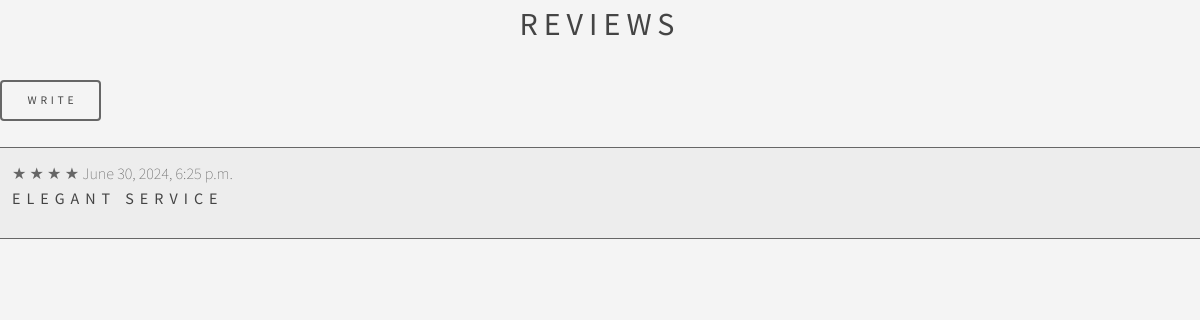
The page /reviews.html on the database as committed earlier.
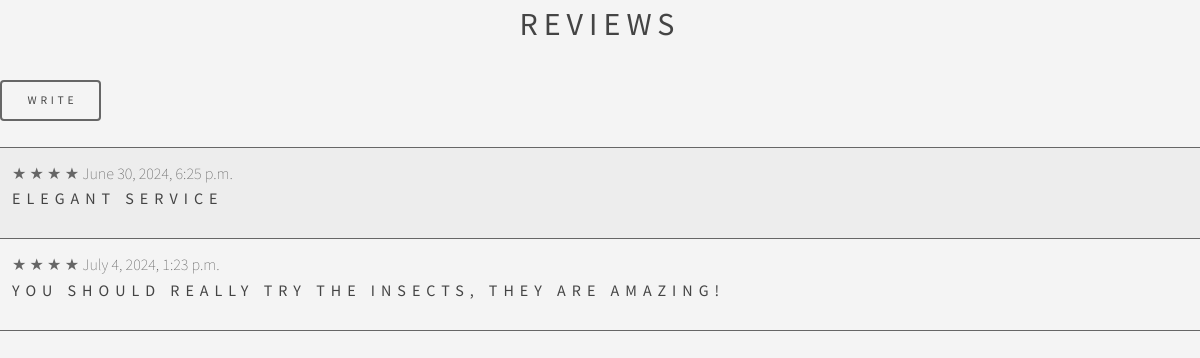
The same page on the database as committed later.
### restaurant/models.py (models this page shows, shortened)
class review(models.Model):
    text = models.CharField(max_length=200)
    pub_date = models.DateTimeField("date published")
    stars = models.IntegerField(default=0, validators=[MinValueValidator(0), MaxValueValidator(5)])

### restaurant/views.py (the view)
# urls.py: path("reviews.html", views.reviews_index, name="reviews"),
def reviews_index(request):
    reviews = review.objects.all()
    context = {'reviews': reviews}
    template = loader.get_template("reviews.html")
    return HttpResponse(template.render(context,request))

### restaurant/templates/reviews.html (shortened to what this page needs)
<!DOCTYPE html>
<html>
  <head>
    {% load static %}
    <link rel="stylesheet" href="{% static 'assets/css/main.css' %}">
  </head>
  <body>
    <header>
        <h1 class="align-center">Reviews</h1>
    </header>
    <main>
    <a  class="button" href="write_reviews.html">Write</a>
    <br></br>
        {% if reviews %}
            <table>
            {% for review in reviews %}
            <tr>
                <td>
                    {% for i in "x"|rjust:review.stars %}
                        <span>&#9733;</span>
                    {% endfor %}
                    <span id="date">{{ review.pub_date}}</span>
                    <h4>{{ review.text }}</h4>
                </td>
            </tr>
            {% endfor %}
            </table>
        {% else %}
            <p>No Reviews Yet!</p>
        {% endif %}
    </main>
  </body>
</html>

### restaurant/static/assets/css/main.css (style rules this page uses)
html, body, div, span, applet, object, iframe, h1, h2, h3, h4, h5, h6, p, blockquote, pre, a, abbr, acronym, address, big, cite, code, del, dfn, em, img, ins, kbd, q, s, samp, small, strike, strong, sub, sup, tt, var, b, u, i, center, dl, dt, dd, ol, ul, li, fieldset, form, label, legend, table, caption, tbody, tfoot, thead, tr, th, td, article, aside, canvas, details, embed, figure, figcaption, footer, header, hgroup, menu, nav, output, ruby, section, summary, time, mark, audio, video { margin: 0; padding: 0; border: 0; font-size: 100%; font: inherit; vertical-align: baseline; }
article, aside, details, figcaption, figure, footer, header, hgroup, menu, nav, section { display: block; }
body { line-height: 1; }
table { border-collapse: collapse; border-spacing: 0; }
body { -webkit-text-size-adjust: none; }
*, *:before, *:after { -moz-box-sizing: border-box; -webkit-box-sizing: border-box; box-sizing: border-box; }
body { -ms-overflow-style: scrollbar; }
body { background: #f4f4f4; }
body { background-color: #f4f4f4; color: #666666; }
body, input, select, textarea { font-family: "Source Sans Pro", Helvetica, sans-serif; font-size: 17pt; font-weight: 200; line-height: 1.65; }
@media screen and (max-width: 1680px) { body, input, select, textarea { font-size: 13pt; } }
@media screen and (max-width: 1280px) { body, input, select, textarea { font-size: 12pt; } }
a { -moz-transition: color 0.2s ease, border-bottom-color 0.2s ease; -webkit-transition: color 0.2s ease, border-bottom-color 0.2s ease; -ms-transition: color 0.2s ease, border-bottom-color 0.2s ease; transition: color 0.2s ease, border-bottom-color 0.2s ease; text-decoration: none; border-bottom: dotted 1px; }
h1, h2, h3, h4, h5, h6 { font-weight: 400; line-height: 1.5; margin: 0 0 1em 0; text-transform: uppercase; letter-spacing: 0.375rem; }
h1 { font-size: 2em; }
h4 { font-size: 1em; }
.align-center { text-align: center; }
a { color: inherit; }
h1, h2, h3, h4, h5, h6 { color: #444444; }
input[type="submit"], input[type="reset"], input[type="button"], button, .button { -moz-appearance: none; -webkit-appearance: none; -ms-appearance: none; appearance: none; -moz-transition: box-shadow 0.2s ease-in-out, background-color 0.2s ease-in-out, color 0.2s ease-in-out; -webkit-transition: box-shadow 0.2s ease-in-out, background-color 0.2s ease-in-out, color 0.2s ease-in-out; -ms-transition: box-shadow 0.2s ease-in-out, background-color 0.2s ease-in-out, color 0.2s ease-in-out; transition: box-shadow 0.2s ease-in-out, background-color 0.2s ease-in-out, color 0.2s ease-in-out; border-radius: 4px; border: 0; cursor: pointer; display: inline-block; font-weight: 400; height: 3.5em; line-height: 3.5em; padding: 0 2em 0 2.375em; text-align: center; text-decoration: none; white-space: nowrap; text-transform: uppercase; letter-spacing: 0.325em; font-size: 0.725em; }
input[type="submit"], input[type="reset"], input[type="button"], button, .button { background-color: transparent; box-shadow: inset 0 0 0 2px #666666; color: #444444 !important; }
table { margin: 0 0 2em 0; width: 100%; }
table tbody tr { border: solid 1px; border-left: 0; border-right: 0; }
table td { padding: 0.75em 0.75em; }
table tbody tr { border-color: #666666; }
table tbody tr:nth-child(2n + 1) { background-color: rgba(144, 144, 144, 0.075); }

Rows that differ between the two databases and show on the page:
added review: stars 4 (drawn), pub_date "July 4, 2024, 1:23 p.m.", text "YOU SHOULD REALLY TRY THE INSECTS, THEY ARE AMAZING!"
